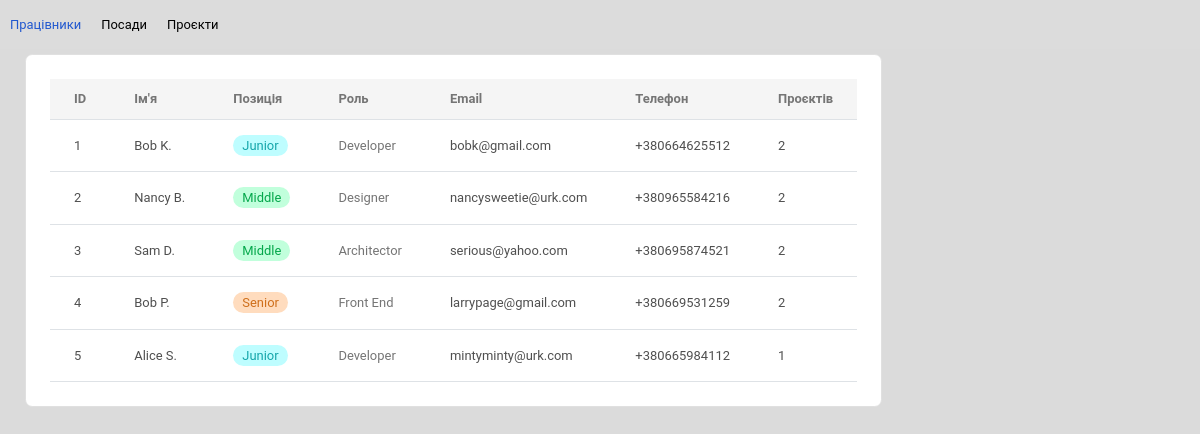
Page /employees on the earlier database version.
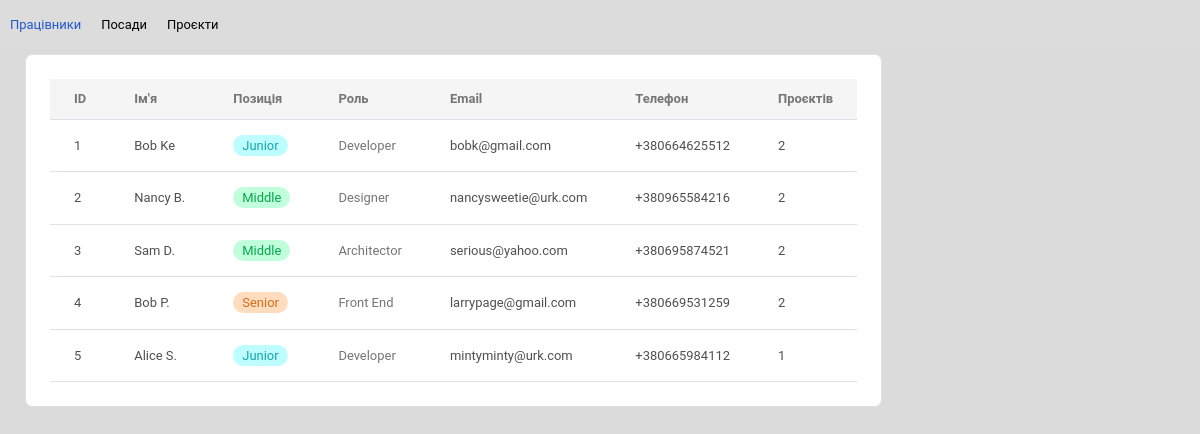
Same page on the later database version.
### objects.py (models this page shows, shortened)
class Employee(db.Model):
    __tablename__ = "employee"
    id = db.Column(db.Integer, primary_key=True, autoincrement=True)
    name = db.Column(db.String(80), nullable=False)
    position = db.Column(db.SmallInteger, nullable=True)
    role = db.Column(db.String(20), nullable=True)
    email = db.Column(db.String(25), nullable=True)
    phone = db.Column(db.String(13), nullable=True)
    projects = relationship("Project", secondary=employee_projects, back_populates="employees")
    def to_dict(self, expand=True):
        result = {
            "id": self.id,
            "name": self.name,
            "position": Position(self.position).name,
            "role": self.role,
            "email": self.email,
            "phone": self.phone
        }
        if expand:
            result = {**result, "projects": [ {**p.to_dict(), "link": API_BASE_URL + "projects/" + str(p.id)} for p in self.projects]}
        return result

### app.py (the view)
@app.route("/employees")
def employees():
    items = Employee.query.all()
    return render_template("employees.html", active="employees", items=[i.to_dict() for i in items])

### objects.py (called while the page is built)
    def to_dict(self, expand=False):
        result = {
            "id": self.id,
            "name": self.name,
            "description": self.description,
        }
        if expand:
            result = {**result, "employees": [ {**e.to_dict(expand=False), "link": API_BASE_URL + "employees/" + str(e.id)} for e in self.employees]}
        return result

### templates/employees.html (shortened to what this page needs)
{% extends 'index.html' %}
{% block body %}
<div class="table-wrapper">
    <table class="table align-middle mb-0 bg-white">
        <thead>
            <tr>
                <th class="text-3">ID</th>
                <th class="text-3">Ім'я</th>
                <th class="text-3">Позиція</th>
                <th class="text-3">Роль</th>
                <th class="text-3">Email</th>
                <th class="text-3">Телефон</th>
                <th class="text-3">Проєктів</th>
            </tr>
        </thead>
        {% for emp in items %}
            <tr>
                <td class="text-2">{{ emp.id }}</td>
                <td class="text-2">{{ emp.name }}</td>
                <td class="text-3"><span class="pos-{{ emp.position.lower() }}">{{ emp.position }}</span></td>
                <td class="text-3">{{ emp.role }}</td>
                <td>{{ emp.email }}</td>
                <td>{{ emp.phone }}</td>
                <td>{{ emp.projects|length }}</td>
            </tr>
        {% endfor %}
    </table>
</div>
{% endblock %}

### templates/index.html (shortened to what this page needs)
<!DOCTYPE html>
<html lang="en">
<head>
    <link href="https://cdn.jsdelivr.net/npm/bootstrap@5.2.0/dist/css/bootstrap.min.css" rel="stylesheet">
    <link href="{{ url_for('static', filename='styles.css') }}" rel="stylesheet">
</head>
<body>
    <nav>
        <a href="/employees" class="nav-item{{ ' active' if active == 'employees' }}">Працівники</a>
        <a href="/positions" class="nav-item{{ ' active' if active == 'positions' }}">Посади</a>
        <a href="/projects" class="nav-item{{ ' active' if active == 'projects' }}">Проєкти</a>
    </nav>
    {% block body %}
    {% endblock %}
</body>
</html>

### static/styles.css (style rules this page uses)
* { font-family: 'Roboto', sans-serif; font-size: .9rem; }
nav { display: flex; flex-direction: row; column-gap: 20px; background-color: gainsboro; padding: 15px 10px; }
.nav-item { color: black; text-decoration: none; }
.active { color: rgb(33, 88, 207); }
body { background-color: #dbdbdb; }
.table-wrapper { padding: 24px; margin: 5px 25px; background-color: white; border: 1px solid #e0e0e0; border-radius: 0.5rem; width: fit-content; white-space: nowrap; }
.text-2 { color: #4F4F4F; }
.text-3 { color: #757575; }
.pos-junior { background-color: #befdff; color: #14a5aa; border-radius: 50rem; padding: 3px 9px; }
.pos-middle { background-color: #c1ffdc; color: #04a74b; border-radius: 50rem; padding: 3px 9px; }
.pos-senior { background-color: #ffdcbe; color: #cf6f1b; border-radius: 50rem; padding: 3px 9px; }
thead { background-color: rgb(245, 245, 245); }
td { padding: 16px 24px !important; color: #4F4F4F; }
th { padding: 10px 24px !important; }

Differences in the rows shown:
changed Employee "bobk@gmail.com": name "Bob K." → "Bob Ke"
